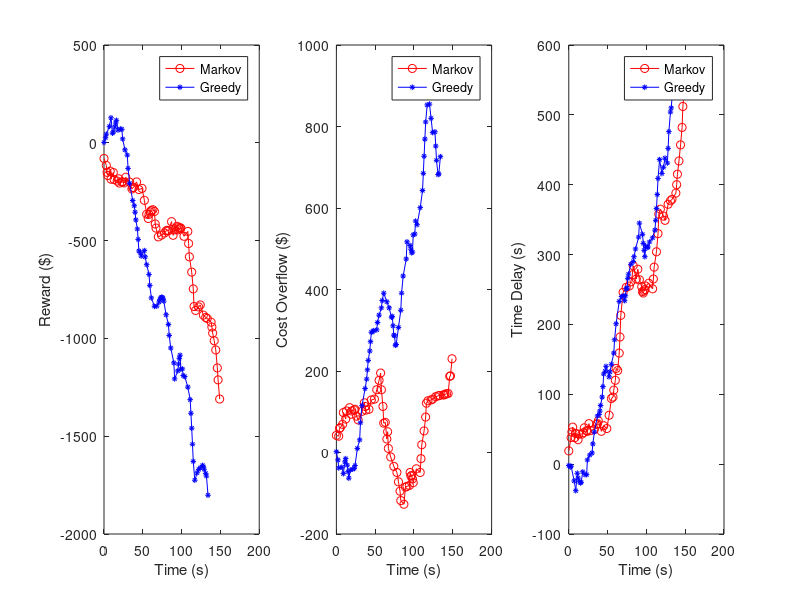

MATLAB code for this plot:
markov = importdata('mout.txt');
greedy = importdata('gout.txt');

t_markov = markov(1,:);
action_markov = markov(2,:);
reward_markov = markov(3,:);
price_markov = markov(4,:) * (-1);
time_markov = markov(5,:)* (-1);

t_greedy = greedy(1,:);
action_greedy = greedy(2,:);
reward_greedy = greedy(3,:);
price_greedy = greedy(4,:)* (-1);
time_greedy = greedy(5,:)* (-1);

m_action = importdata('m_action.txt');
g_action = importdata('g_action.txt');

t1 = m_action(1,:);
a1 = m_action(2,:);
t2 = g_action(1,:);
a2 = g_action(2,:);

t_markov = t1;
t_greedy = t2;

% subplot(2, 2, 1);
% plot(t1, a1, 'r-*', t2, a2, 'b:o');
% xlabel('t');
% ylabel('Action');
% legend('Markov', 'Greedy');
% x_size = (max(max(t1), max(t2)))+2;
% axis([-2, x_size, 0, max(max(a1), max(a2))+2]);

h1=subplot(1, 3, 1, 'replace');
po1=get(h1,'position');
plot(t_markov, reward_markov, 'r-o', t_greedy, reward_greedy, 'b-*', 'MarkerSize', 4);
xlabel('Time (s)');
ylabel('Reward ($)');
legend('Markov', 'Greedy');
y_size = min(min(reward_markov), min(reward_greedy)) - 10;
% axis([-2, x_size , y_size, 10]);

subplot(1, 3, 2);
po2=get(h1,'position');
% subplot(3, 1, 2);
plot(t_markov, price_markov, 'r-o', t_greedy, price_greedy, 'b-*', 'MarkerSize', 4);
xlabel('Time (s)');
ylabel('Cost Overflow ($)');
legend('Markov', 'Greedy');
% x_size = (max(max(t1), max(t2)))+2;
y_size = min(min(price_markov), min(price_greedy)) - 10;
% axis([-2, x_size , y_size, 10]);

subplot(1, 3, 3);
po3=get(h1,'position');
% subplot(3, 1, 3);
plot(t_markov, time_markov, 'r-o', t_greedy, time_greedy, 'b-*', 'MarkerSize', 4);
xlabel('Time (s)');
ylabel('Time Delay (s)');
legend('Markov', 'Greedy');
% x_size = (max(max(t1), max(t2)))+2;
y_size = min(min(time_markov), min(time_greedy)) - 10;
% axis([-2, x_size , y_size, 10]);